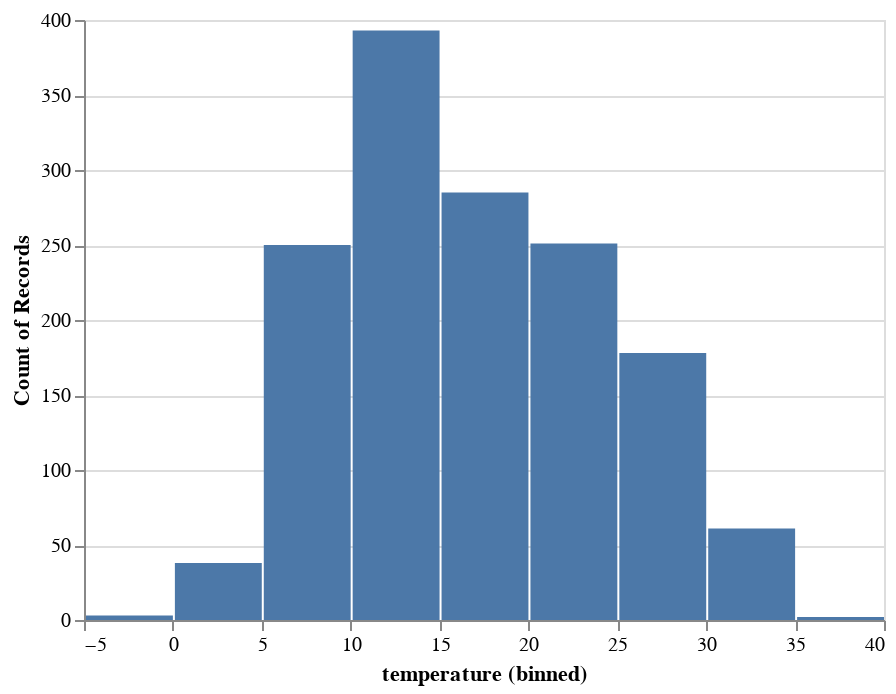

Notebook cell for this chart:
### Markdown cell above
Note that Altair automatically stacks the bars when we add color, as not stacking will lead to occlusion like shown below:

### Code cell
alt.Chart(df).mark_bar().encode(
    x=alt.X('temperature', bin=True), 
    y="count()",

)

### Figure 1 — Vega-Lite specification as saved in the notebook (floating-point values rounded to 4 significant figures; data arrays with more than 128 entries replaced by an {"elided": "..."} marker saying what was removed)
{"$schema": "https://vega.github.io/schema/vega-lite/v3.2.1.json", "config": {"mark": {"tooltip": null}, "view": {"height": 300, "width": 400}}, "data": {"name": "data-d4a756336a072a66ce3177ae223f1a37"}, "datasets": {"data-d4a756336a072a66ce3177ae223f1a37": {"elided": "1461 records"}}, "encoding": {"x": {"bin": true, "field": "temperature", "type": "quantitative"}, "y": {"aggregate": "count", "type": "quantitative"}}, "mark": "bar"}
